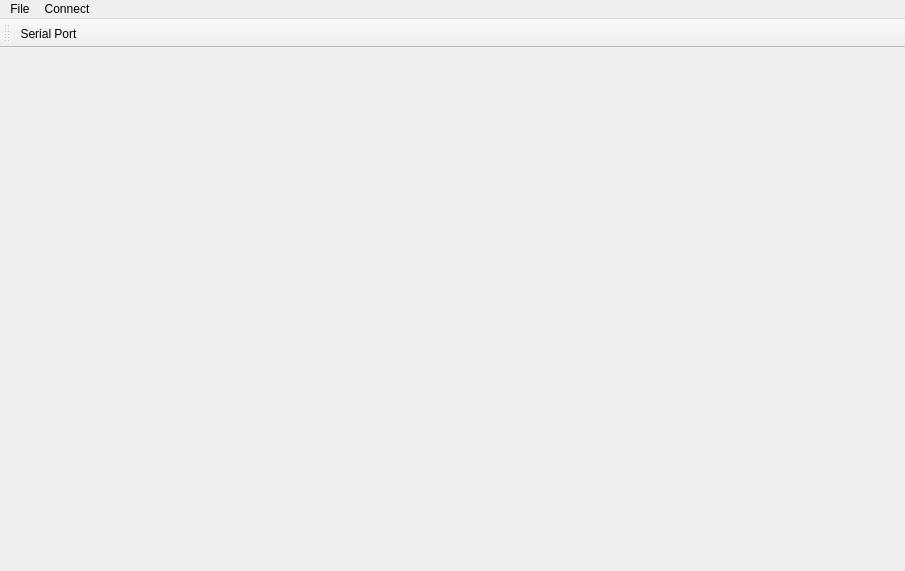
<?xml version="1.0" encoding="UTF-8"?>
<ui version="4.0">
 <class>RoweTechCompassCal</class>
 <widget class="QMainWindow" name="RoweTechCompassCal">
  <property name="geometry">
   <rect>
    <x>0</x>
    <y>0</y>
    <width>905</width>
    <height>571</height>
   </rect>
  </property>
  <property name="windowTitle">
   <string>MainWindow</string>
  </property>
  <widget class="QWidget" name="centralWidget">
   <layout class="QGridLayout" name="gridLayout"/>
  </widget>
  <widget class="QMenuBar" name="menuBar">
   <property name="geometry">
    <rect>
     <x>0</x>
     <y>0</y>
     <width>905</width>
     <height>21</height>
    </rect>
   </property>
   <widget class="QMenu" name="menuFile">
    <property name="title">
     <string>File</string>
    </property>
    <addaction name="actionHome"/>
    <addaction name="actionExit"/>
   </widget>
   <widget class="QMenu" name="menuPort">
    <property name="title">
     <string>Connect</string>
    </property>
    <addaction name="actionPort"/>
    <addaction name="actionBaud"/>
    <addaction name="separator"/>
   </widget>
   <addaction name="menuFile"/>
   <addaction name="menuPort"/>
  </widget>
  <widget class="QToolBar" name="toolBar">
   <property name="windowTitle">
    <string>toolBar</string>
   </property>
   <attribute name="toolBarArea">
    <enum>TopToolBarArea</enum>
   </attribute>
   <attribute name="toolBarBreak">
    <bool>false</bool>
   </attribute>
   <addaction name="actionConnectSerial"/>
  </widget>
  <action name="actionExit">
   <property name="text">
    <string>Exit</string>
   </property>
  </action>
  <action name="actionPort">
   <property name="text">
    <string>Port</string>
   </property>
  </action>
  <action name="actionBaud">
   <property name="text">
    <string>Baud</string>
   </property>
  </action>
  <action name="actionConnectSerial">
   <property name="text">
    <string>Connect Serial</string>
   </property>
   <property name="iconText">
    <string>Serial Port</string>
   </property>
  </action>
  <action name="actionHome">
   <property name="text">
    <string>Home</string>
   </property>
  </action>
 </widget>
 <resources/>
 <connections/>
</ui>
